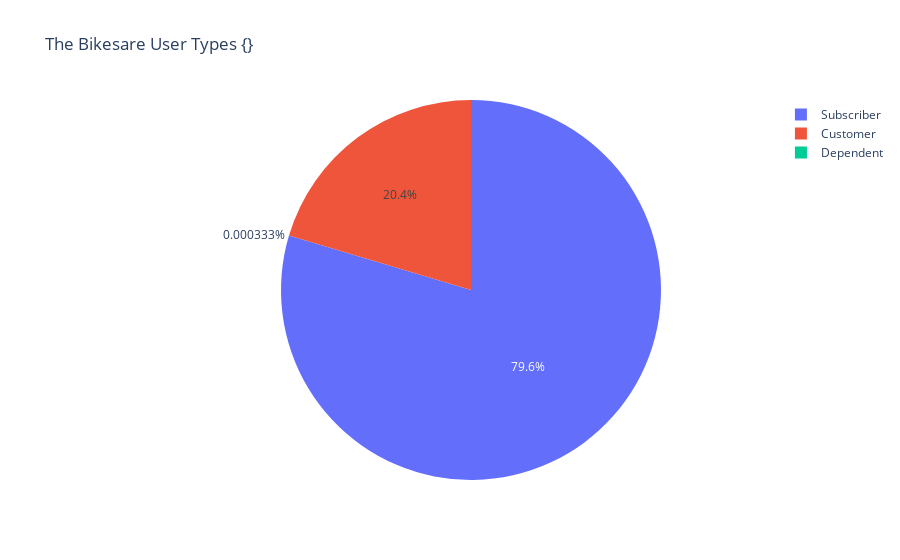
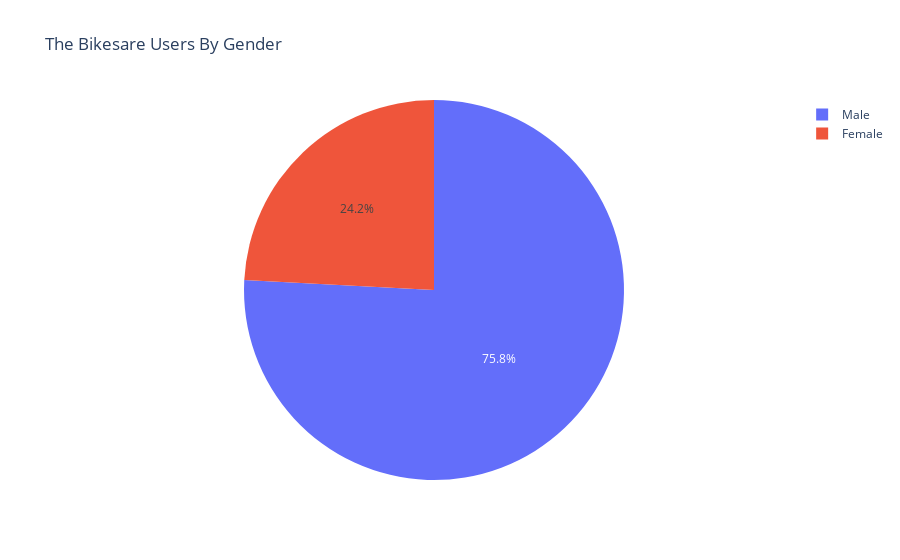

Source (notebook cell) for these figures, in order:
### Code cell
def main():
    while True:
        city, month, day = get_filters()
        df = load_data(city, month, day)

        time_stats(df)
        station_stats(df)
        trip_duration_stats(df)
        user_stats(df)

        restart = input('\nWould you like to restart? Enter yes or no.\n')
        if restart.lower() != 'yes':
            break


if __name__ == "__main__":
    main()

### Figure 1 — Plotly figure (JSON) as saved in the notebook; plotly's stock layout.template omitted (floating-point values rounded to 4 significant figures)
{"data": [{"domain": {"x": [0, 1], "y": [0, 1]}, "hovertemplate": "users_type=%{label}<br>frequency=%{value}<extra></extra>", "labels": ["Subscriber", "Customer", "Dependent"], "legendgroup": "", "name": "", "showlegend": true, "type": "pie", "values": [238889, 61110, 1]}], "layout": {"legend": {"tracegroupgap": 0}, "title": {"text": "The Bikesare User Types {}"}}}

### Figure 2 — Plotly figure (JSON) as saved in the notebook; plotly's stock layout.template omitted (floating-point values rounded to 4 significant figures)
{"data": [{"domain": {"x": [0, 1], "y": [0, 1]}, "hovertemplate": "Sex=%{label}<br>frequency=%{value}<extra></extra>", "labels": ["Male", "Female"], "legendgroup": "", "name": "", "showlegend": true, "type": "pie", "values": [181190, 57758]}], "layout": {"legend": {"tracegroupgap": 0}, "title": {"text": "The Bikesare Users By Gender"}}}
